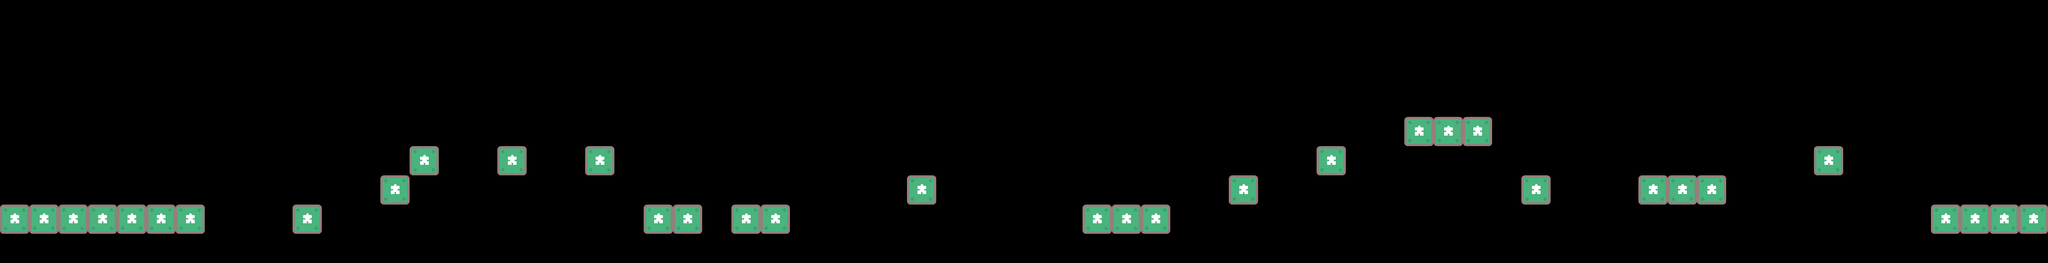

This is a level from a 2D game, rendered from its Tiled map with the project's own tilesets. A one-line summary and the map file follow, with tile-layer data summarised:
An orthogonal 70x9 tile map with 64x64 px tiles, 1 tile layer (Platforms) and 93 objects.

<map version="1.5" tiledversion="1.7.2" orientation="orthogonal" renderorder="right-down" width="70" height="9" tilewidth="64" tileheight="64" infinite="0" nextlayerid="5" nextobjectid="97">
 <editorsettings>
  <export target="level3.json" format="json" />
 </editorsettings>
 <tileset firstgid="1" name="kenny_simple_platformer" tilewidth="64" tileheight="64" tilecount="374" columns="22">
  <image source="../tilesets/kenney-tileset-64px.png" width="1408" height="1088" />
 </tileset>
 <layer id="1" name="Platforms" width="70" height="9">
  <data>[630 cells, 34 non-empty, 1 distinct tile ids]</data>
 </layer>
 <objectgroup id="2" name="Walls">
  <object id="1" gid="358" x="384" y="64" width="64" height="64" />
  <object id="2" gid="358" x="384" y="128" width="64" height="64" />
  <object id="3" gid="358" x="384" y="128" width="64" height="64" />
  <object id="4" gid="358" x="384" y="192" width="64" height="64" />
  <object id="5" gid="358" x="384" y="256" width="64" height="64" />
  <object id="6" gid="358" x="384" y="256" width="64" height="64" />
  <object id="7" gid="358" x="384" y="320" width="64" height="64" />
  <object id="8" gid="358" x="384" y="320" width="64" height="64" />
  <object id="9" gid="358" x="384" y="384" width="64" height="64" />
  <object id="10" gid="358" x="384" y="384" width="64" height="64" />
  <object id="11" gid="358" x="384" y="448" width="64" height="64" />
 </objectgroup>
 <objectgroup id="3" name="Goal">
  <object id="12" gid="342" x="4288" y="448" width="64" height="64" />
 </objectgroup>
 <objectgroup id="4" name="Spikes">
  <object id="13" gid="280" x="0" y="576" width="64" height="64" />
  <object id="14" gid="280" x="64" y="576" width="64" height="64" />
  <object id="15" gid="280" x="128" y="576" width="64" height="64" />
  <object id="16" gid="280" x="192" y="576" width="64" height="64" />
  <object id="17" gid="280" x="256" y="576" width="64" height="64" />
  <object id="18" gid="280" x="256" y="576" width="64" height="64" />
  <object id="19" gid="280" x="320" y="576" width="64" height="64" />
  <object id="20" gid="280" x="384" y="576" width="64" height="64" />
  <object id="21" gid="280" x="448" y="576" width="64" height="64" />
  <object id="22" gid="280" x="512" y="576" width="64" height="64" />
  <object id="23" gid="280" x="576" y="576" width="64" height="64" />
  <object id="24" gid="280" x="576" y="576" width="64" height="64" />
  <object id="25" gid="280" x="704" y="576" width="64" height="64" />
  <object id="26" gid="280" x="704" y="576" width="64" height="64" />
  <object id="27" gid="280" x="832" y="576" width="64" height="64" />
  <object id="28" gid="280" x="768" y="576" width="64" height="64" />
  <object id="29" gid="280" x="640" y="576" width="64" height="64" />
  <object id="30" gid="280" x="960" y="576" width="64" height="64" />
  <object id="31" gid="280" x="896" y="576" width="64" height="64" />
  <object id="32" gid="280" x="1088" y="576" width="64" height="64" />
  <object id="33" gid="280" x="1152" y="576" width="64" height="64" />
  <object id="34" gid="280" x="1024" y="576" width="64" height="64" />
  <object id="35" gid="280" x="1152" y="576" width="64" height="64" />
  <object id="36" gid="280" x="1280" y="576" width="64" height="64" />
  <object id="37" gid="280" x="1280" y="576" width="64" height="64" />
  <object id="38" gid="280" x="1216" y="576" width="64" height="64" />
  <object id="39" gid="280" x="1536" y="576" width="64" height="64" />
  <object id="40" gid="280" x="1472" y="576" width="64" height="64" />
  <object id="41" gid="280" x="1408" y="576" width="64" height="64" />
  <object id="42" gid="280" x="1344" y="576" width="64" height="64" />
  <object id="43" gid="280" x="1600" y="576" width="64" height="64" />
  <object id="44" gid="280" x="1664" y="576" width="64" height="64" />
  <object id="45" gid="280" x="1664" y="576" width="64" height="64" />
  <object id="46" gid="280" x="1728" y="576" width="64" height="64" />
  <object id="47" gid="280" x="1792" y="576" width="64" height="64" />
  <object id="48" gid="280" x="1920" y="576" width="64" height="64" />
  <object id="49" gid="280" x="1856" y="576" width="64" height="64" />
  <object id="51" gid="280" x="2048" y="576" width="64" height="64" />
  <object id="52" gid="280" x="2048" y="576" width="64" height="64" />
  <object id="53" gid="280" x="1984" y="576" width="64" height="64" />
  <object id="54" gid="280" x="2112" y="576" width="64" height="64" />
  <object id="55" gid="280" x="2176" y="576" width="64" height="64" />
  <object id="56" gid="280" x="2304" y="576" width="64" height="64" />
  <object id="57" gid="280" x="2240" y="576" width="64" height="64" />
  <object id="58" gid="280" x="2368" y="576" width="64" height="64" />
  <object id="59" gid="280" x="2432" y="576" width="64" height="64" />
  <object id="60" gid="280" x="2496" y="576" width="64" height="64" />
  <object id="61" gid="280" x="2624" y="576" width="64" height="64" />
  <object id="62" gid="280" x="2688" y="576" width="64" height="64" />
  <object id="63" gid="280" x="2752" y="576" width="64" height="64" />
  <object id="64" gid="280" x="2560" y="576" width="64" height="64" />
  <object id="65" gid="280" x="2816" y="576" width="64" height="64" />
  <object id="66" gid="280" x="2944" y="576" width="64" height="64" />
  <object id="67" gid="280" x="2944" y="576" width="64" height="64" />
  <object id="68" gid="280" x="2880" y="576" width="64" height="64" />
  <object id="69" gid="280" x="3136" y="576" width="64" height="64" />
  <object id="70" gid="280" x="3136" y="576" width="64" height="64" />
  <object id="71" gid="280" x="3008" y="576" width="64" height="64" />
  <object id="72" gid="280" x="3072" y="576" width="64" height="64" />
  <object id="74" gid="280" x="3200" y="576" width="64" height="64" />
  <object id="75" gid="280" x="3264" y="576" width="64" height="64" />
  <object id="76" gid="280" x="3328" y="576" width="64" height="64" />
  <object id="77" gid="280" x="3392" y="576" width="64" height="64" />
  <object id="78" gid="280" x="3456" y="576" width="64" height="64" />
  <object id="79" gid="280" x="3520" y="576" width="64" height="64" />
  <object id="80" gid="280" x="3584" y="576" width="64" height="64" />
  <object id="81" gid="280" x="3648" y="576" width="64" height="64" />
  <object id="82" gid="280" x="3712" y="576" width="64" height="64" />
  <object id="83" gid="280" x="3712" y="576" width="64" height="64" />
  <object id="84" gid="280" x="3776" y="576" width="64" height="64" />
  <object id="85" gid="280" x="3840" y="576" width="64" height="64" />
  <object id="86" gid="280" x="3840" y="576" width="64" height="64" />
  <object id="87" gid="280" x="3904" y="576" width="64" height="64" />
  <object id="88" gid="280" x="4032" y="576" width="64" height="64" />
  <object id="89" gid="280" x="4096" y="576" width="64" height="64" />
  <object id="90" gid="280" x="3968" y="576" width="64" height="64" />
  <object id="91" gid="280" x="4160" y="576" width="64" height="64" />
  <object id="92" gid="280" x="4288" y="576" width="64" height="64" />
  <object id="93" gid="280" x="4352" y="576" width="64" height="64" />
  <object id="95" gid="280" x="4416" y="576" width="64" height="64" />
  <object id="96" gid="280" x="4224" y="576" width="64" height="64" />
 </objectgroup>
</map>
